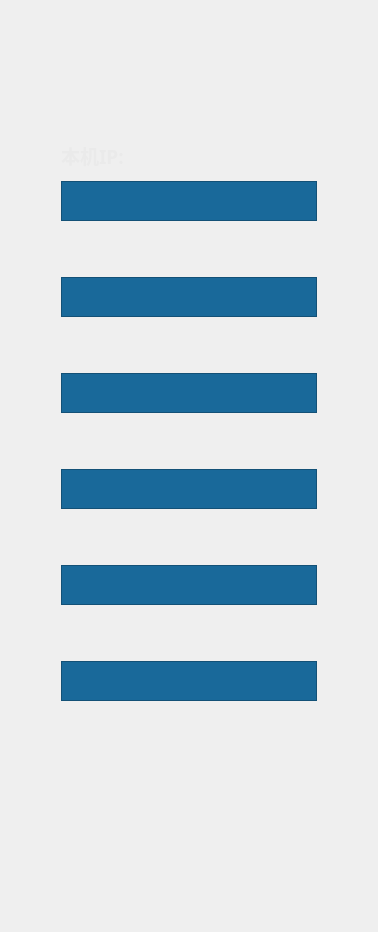
     <widget class="QWidget" name="tab_4">
      <property name="styleSheet">
       <string notr="true">QTextEdit {
	color: rgb(234, 234, 234); 
	background-color: rgb(25, 105, 154); 
	font: bold;
	font-size : 24px;
}</string>
      </property>
      <attribute name="title">
       <string>Tab 4</string>
      </attribute>
      <layout class="QGridLayout" name="gridLayout_3">
       <item row="0" column="0">
        <spacer name="verticalSpacer_8">
         <property name="orientation">
          <enum>Qt::Vertical</enum>
         </property>
         <property name="sizeType">
          <enum>QSizePolicy::Minimum</enum>
         </property>
         <property name="sizeHint" stdset="0">
          <size>
           <width>20</width>
           <height>130</height>
          </size>
         </property>
        </spacer>
       </item>
       <item row="3" column="0">
        <layout class="QVBoxLayout" name="verticalLayout_5">
         <item>
          <spacer name="verticalSpacer_6">
           <property name="orientation">
            <enum>Qt::Vertical</enum>
           </property>
           <property name="sizeType">
            <enum>QSizePolicy::Minimum</enum>
           </property>
           <property name="sizeHint" stdset="0">
            <size>
             <width>20</width>
             <height>5</height>
            </size>
           </property>
          </spacer>
         </item>
         <item>
          <layout class="QHBoxLayout" name="horizontalLayout_3">
           <item>
            <spacer name="horizontalSpacer_5">
             <property name="orientation">
              <enum>Qt::Horizontal</enum>
             </property>
             <property name="sizeType">
              <enum>QSizePolicy::Minimum</enum>
             </property>
             <property name="sizeHint" stdset="0">
              <size>
               <width>50</width>
               <height>20</height>
              </size>
             </property>
            </spacer>
           </item>
           <item>
            <layout class="QVBoxLayout" name="verticalLayout_4">
             <item>
              <widget class="QTextEdit" name="net_textEdit1">
               <property name="sizePolicy">
                <sizepolicy hsizetype="Expanding" vsizetype="Fixed">
                 <horstretch>0</horstretch>
                 <verstretch>0</verstretch>
                </sizepolicy>
               </property>
               <property name="minimumSize">
                <size>
                 <width>0</width>
                 <height>40</height>
                </size>
               </property>
               <property name="maximumSize">
                <size>
                 <width>16777215</width>
                 <height>40</height>
                </size>
               </property>
               <property name="frameShadow">
                <enum>QFrame::Raised</enum>
               </property>
               <property name="verticalScrollBarPolicy">
                <enum>Qt::ScrollBarAlwaysOff</enum>
               </property>
               <property name="horizontalScrollBarPolicy">
                <enum>Qt::ScrollBarAlwaysOff</enum>
               </property>
               <property name="readOnly">
                <bool>true</bool>
               </property>
              </widget>
             </item>
             <item>
              <spacer name="verticalSpacer_11">
               <property name="orientation">
                <enum>Qt::Vertical</enum>
               </property>
               <property name="sizeType">
                <enum>QSizePolicy::Minimum</enum>
               </property>
               <property name="sizeHint" stdset="0">
                <size>
                 <width>13</width>
                 <height>50</height>
                </size>
               </property>
              </spacer>
             </item>
             <item>
              <widget class="QTextEdit" name="net_textEdit2">
               <property name="sizePolicy">
                <sizepolicy hsizetype="Expanding" vsizetype="Fixed">
                 <horstretch>0</horstretch>
                 <verstretch>0</verstretch>
                </sizepolicy>
               </property>
               <property name="minimumSize">
                <size>
                 <width>0</width>
                 <height>40</height>
                </size>
               </property>
               <property name="maximumSize">
                <size>
                 <width>16777215</width>
                 <height>40</height>
                </size>
               </property>
               <property name="frameShadow">
                <enum>QFrame::Raised</enum>
               </property>
               <property name="verticalScrollBarPolicy">
                <enum>Qt::ScrollBarAlwaysOff</enum>
               </property>
               <property name="horizontalScrollBarPolicy">
                <enum>Qt::ScrollBarAlwaysOff</enum>
               </property>
               <property name="readOnly">
                <bool>true</bool>
               </property>
              </widget>
             </item>
             <item>
              <spacer name="verticalSpacer_12">
               <property name="orientation">
                <enum>Qt::Vertical</enum>
               </property>
               <property name="sizeType">
                <enum>QSizePolicy::Minimum</enum>
               </property>
               <property name="sizeHint" stdset="0">
                <size>
                 <width>13</width>
                 <height>50</height>
                </size>
               </property>
              </spacer>
             </item>
             <item>
              <widget class="QTextEdit" name="net_textEdit2_2">
               <property name="sizePolicy">
                <sizepolicy hsizetype="Expanding" vsizetype="Fixed">
                 <horstretch>0</horstretch>
                 <verstretch>0</verstretch>
                </sizepolicy>
               </property>
               <property name="minimumSize">
                <size>
                 <width>0</width>
                 <height>40</height>
                </size>
               </property>
               <property name="maximumSize">
                <size>
                 <width>16777215</width>
                 <height>40</height>
                </size>
               </property>
               <property name="frameShadow">
                <enum>QFrame::Raised</enum>
               </property>
               <property name="verticalScrollBarPolicy">
                <enum>Qt::ScrollBarAlwaysOff</enum>
               </property>
               <property name="horizontalScrollBarPolicy">
                <enum>Qt::ScrollBarAlwaysOff</enum>
               </property>
               <property name="readOnly">
                <bool>true</bool>
               </property>
              </widget>
             </item>
             <item>
              <spacer name="verticalSpacer_13">
               <property name="orientation">
                <enum>Qt::Vertical</enum>
               </property>
               <property name="sizeType">
                <enum>QSizePolicy::Minimum</enum>
               </property>
               <property name="sizeHint" stdset="0">
                <size>
                 <width>13</width>
                 <height>50</height>
                </size>
               </property>
              </spacer>
             </item>
             <item>
              <widget class="QTextEdit" name="net_textEdit2_3">
               <property name="sizePolicy">
                <sizepolicy hsizetype="Expanding" vsizetype="Fixed">
                 <horstretch>0</horstretch>
                 <verstretch>0</verstretch>
                </sizepolicy>
               </property>
               <property name="minimumSize">
                <size>
                 <width>0</width>
                 <height>40</height>
                </size>
               </property>
               <property name="maximumSize">
                <size>
                 <width>16777215</width>
                 <height>40</height>
                </size>
               </property>
               <property name="frameShadow">
                <enum>QFrame::Raised</enum>
               </property>
               <property name="verticalScrollBarPolicy">
                <enum>Qt::ScrollBarAlwaysOff</enum>
               </property>
               <property name="horizontalScrollBarPolicy">
                <enum>Qt::ScrollBarAlwaysOff</enum>
               </property>
               <property name="readOnly">
                <bool>true</bool>
               </property>
              </widget>
             </item>
             <item>
              <spacer name="verticalSpacer_14">
               <property name="orientation">
                <enum>Qt::Vertical</enum>
               </property>
               <property name="sizeType">
                <enum>QSizePolicy::Minimum</enum>
               </property>
               <property name="sizeHint" stdset="0">
                <size>
                 <width>13</width>
                 <height>50</height>
                </size>
               </property>
              </spacer>
             </item>
             <item>
              <widget class="QTextEdit" name="net_textEdit2_4">
               <property name="sizePolicy">
                <sizepolicy hsizetype="Expanding" vsizetype="Fixed">
                 <horstretch>0</horstretch>
                 <verstretch>0</verstretch>
                </sizepolicy>
               </property>
               <property name="minimumSize">
                <size>
                 <width>0</width>
                 <height>40</height>
                </size>
               </property>
               <property name="maximumSize">
                <size>
                 <width>16777215</width>
                 <height>40</height>
                </size>
               </property>
               <property name="frameShadow">
                <enum>QFrame::Raised</enum>
               </property>
               <property name="verticalScrollBarPolicy">
                <enum>Qt::ScrollBarAlwaysOff</enum>
               </property>
               <property name="horizontalScrollBarPolicy">
                <enum>Qt::ScrollBarAlwaysOff</enum>
               </property>
               <property name="readOnly">
                <bool>true</bool>
               </property>
              </widget>
             </item>
             <item>
              <spacer name="verticalSpacer_15">
               <property name="orientation">
                <enum>Qt::Vertical</enum>
               </property>
               <property name="sizeType">
                <enum>QSizePolicy::Minimum</enum>
               </property>
               <property name="sizeHint" stdset="0">
                <size>
                 <width>13</width>
                 <height>50</height>
                </size>
               </property>
              </spacer>
             </item>
             <item>
              <widget class="QTextEdit" name="net_textEdit2_5">
               <property name="sizePolicy">
                <sizepolicy hsizetype="Expanding" vsizetype="Fixed">
                 <horstretch>0</horstretch>
                 <verstretch>0</verstretch>
                </sizepolicy>
               </property>
               <property name="minimumSize">
                <size>
                 <width>0</width>
                 <height>40</height>
                </size>
               </property>
               <property name="maximumSize">
                <size>
                 <width>16777215</width>
                 <height>40</height>
                </size>
               </property>
               <property name="frameShadow">
                <enum>QFrame::Raised</enum>
               </property>
               <property name="verticalScrollBarPolicy">
                <enum>Qt::ScrollBarAlwaysOff</enum>
               </property>
               <property name="horizontalScrollBarPolicy">
                <enum>Qt::ScrollBarAlwaysOff</enum>
               </property>
               <property name="readOnly">
                <bool>true</bool>
               </property>
              </widget>
             </item>
            </layout>
           </item>
           <item>
            <spacer name="horizontalSpacer_6">
             <property name="orientation">
              <enum>Qt::Horizontal</enum>
             </property>
             <property name="sizeType">
              <enum>QSizePolicy::Minimum</enum>
             </property>
             <property name="sizeHint" stdset="0">
              <size>
               <width>50</width>
               <height>20</height>
              </size>
             </property>
            </spacer>
           </item>
          </layout>
         </item>
         <item>
          <spacer name="verticalSpacer_10">
           <property name="orientation">
            <enum>Qt::Vertical</enum>
           </property>
           <property name="sizeType">
            <enum>QSizePolicy::MinimumExpanding</enum>
           </property>
           <property name="sizeHint" stdset="0">
            <size>
             <width>20</width>
             <height>180</height>
            </size>
           </property>
          </spacer>
         </item>
         <item>
          <spacer name="verticalSpacer_7">
           <property name="orientation">
            <enum>Qt::Vertical</enum>
           </property>
           <property name="sizeHint" stdset="0">
            <size>
             <width>20</width>
             <height>40</height>
            </size>
           </property>
          </spacer>
         </item>
        </layout>
       </item>
       <item row="1" column="0">
        <layout class="QHBoxLayout" name="horizontalLayout_9">
         <item>
          <spacer name="horizontalSpacer_11">
           <property name="orientation">
            <enum>Qt::Horizontal</enum>
           </property>
           <property name="sizeType">
            <enum>QSizePolicy::Minimum</enum>
           </property>
           <property name="sizeHint" stdset="0">
            <size>
             <width>50</width>
             <height>20</height>
            </size>
           </property>
          </spacer>
         </item>
         <item>
          <widget class="QLabel" name="label_8">
           <property name="font">
            <font>
             <family>Adobe Devanagari</family>
             <pointsize>14</pointsize>
             <weight>75</weight>
             <bold>true</bold>
            </font>
           </property>
           <property name="text">
            <string>&lt;html&gt;&lt;head/&gt;&lt;body&gt;&lt;p&gt;&lt;span style=&quot; color:#eaeaea;&quot;&gt;本机IP:&lt;/span&gt;&lt;/p&gt;&lt;/body&gt;&lt;/html&gt;</string>
           </property>
          </widget>
         </item>
         <item>
          <widget class="QLabel" name="label_local_ip">
           <property name="minimumSize">
            <size>
             <width>62</width>
             <height>0</height>
            </size>
           </property>
           <property name="font">
            <font>
             <family>Adobe Devanagari</family>
             <pointsize>16</pointsize>
             <weight>75</weight>
             <bold>true</bold>
            </font>
           </property>
           <property name="text">
            <string/>
           </property>
          </widget>
         </item>
         <item>
          <spacer name="horizontalSpacer_7">
           <property name="orientation">
            <enum>Qt::Horizontal</enum>
           </property>
           <property name="sizeHint" stdset="0">
            <size>
             <width>40</width>
             <height>20</height>
            </size>
           </property>
          </spacer>
         </item>
        </layout>
       </item>
      </layout>
     </widget>
